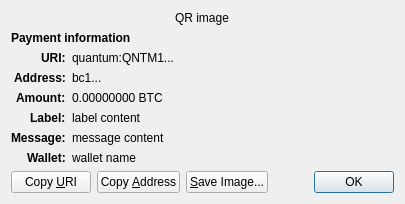
<?xml version="1.0" encoding="UTF-8"?>
<ui version="4.0">
 <class>ReceiveRequestDialog</class>
 <widget class="QDialog" name="ReceiveRequestDialog">
  <property name="geometry">
   <rect>
    <x>0</x>
    <y>0</y>
    <width>413</width>
    <height>229</height>
   </rect>
  </property>
  <property name="windowTitle">
   <string>Request payment to ...</string>
  </property>
  <layout class="QGridLayout" name="gridLayout" columnstretch="0,1">
   <property name="sizeConstraint">
    <enum>QLayout::SetFixedSize</enum>
   </property>
   <item row="0" column="0" colspan="2" alignment="Qt::AlignHCenter">
    <widget class="QRImageWidget" name="qr_code">
     <property name="text">
      <string notr="true">QR image</string>
     </property>
     <property name="textInteractionFlags">
      <set>Qt::NoTextInteraction</set>
     </property>
    </widget>
   </item>
   <item row="1" column="0" colspan="2">
    <widget class="QLabel" name="payment_header">
     <property name="font">
      <font>
       <weight>75</weight>
       <bold>true</bold>
      </font>
     </property>
     <property name="text">
      <string>Payment information</string>
     </property>
     <property name="textInteractionFlags">
      <set>Qt::NoTextInteraction</set>
     </property>
    </widget>
   </item>
   <item row="2" column="0" alignment="Qt::AlignRight|Qt::AlignTop">
    <widget class="QLabel" name="uri_tag">
     <property name="font">
      <font>
       <weight>75</weight>
       <bold>true</bold>
      </font>
     </property>
     <property name="text">
      <string notr="true">URI:</string>
     </property>
     <property name="textFormat">
      <enum>Qt::PlainText</enum>
     </property>
     <property name="textInteractionFlags">
      <set>Qt::NoTextInteraction</set>
     </property>
    </widget>
   </item>
   <item row="2" column="1" alignment="Qt::AlignTop">
    <widget class="QLabel" name="uri_content">
     <property name="text">
      <string notr="true">quantum:QNTM1...</string>
     </property>
     <property name="textFormat">
      <enum>Qt::RichText</enum>
     </property>
     <property name="wordWrap">
      <bool>true</bool>
     </property>
     <property name="textInteractionFlags">
      <set>Qt::TextSelectableByMouse</set>
     </property>
    </widget>
   </item>
   <item row="3" column="0" alignment="Qt::AlignRight|Qt::AlignTop">
    <widget class="QLabel" name="address_tag">
     <property name="font">
      <font>
       <weight>75</weight>
       <bold>true</bold>
      </font>
     </property>
     <property name="text">
      <string>Address:</string>
     </property>
     <property name="textInteractionFlags">
      <set>Qt::NoTextInteraction</set>
     </property>
    </widget>
   </item>
   <item row="3" column="1" alignment="Qt::AlignTop">
    <widget class="QLabel" name="address_content">
     <property name="text">
      <string notr="true">bc1...</string>
     </property>
     <property name="textFormat">
      <enum>Qt::PlainText</enum>
     </property>
     <property name="textInteractionFlags">
      <set>Qt::TextSelectableByMouse</set>
     </property>
    </widget>
   </item>
   <item row="4" column="0" alignment="Qt::AlignRight|Qt::AlignTop">
    <widget class="QLabel" name="amount_tag">
     <property name="font">
      <font>
       <weight>75</weight>
       <bold>true</bold>
      </font>
     </property>
     <property name="text">
      <string>Amount:</string>
     </property>
     <property name="textInteractionFlags">
      <set>Qt::NoTextInteraction</set>
     </property>
    </widget>
   </item>
   <item row="4" column="1" alignment="Qt::AlignTop">
    <widget class="QLabel" name="amount_content">
     <property name="text">
      <string notr="true">0.00000000 BTC</string>
     </property>
     <property name="textFormat">
      <enum>Qt::PlainText</enum>
     </property>
     <property name="textInteractionFlags">
      <set>Qt::TextSelectableByMouse</set>
     </property>
    </widget>
   </item>
   <item row="5" column="0" alignment="Qt::AlignRight|Qt::AlignTop">
    <widget class="QLabel" name="label_tag">
     <property name="font">
      <font>
       <weight>75</weight>
       <bold>true</bold>
      </font>
     </property>
     <property name="text">
      <string>Label:</string>
     </property>
     <property name="textInteractionFlags">
      <set>Qt::NoTextInteraction</set>
     </property>
    </widget>
   </item>
   <item row="5" column="1" alignment="Qt::AlignTop">
    <widget class="QLabel" name="label_content">
     <property name="text">
      <string notr="true">label content</string>
     </property>
     <property name="textFormat">
      <enum>Qt::PlainText</enum>
     </property>
     <property name="wordWrap">
      <bool>true</bool>
     </property>
     <property name="textInteractionFlags">
      <set>Qt::TextSelectableByMouse</set>
     </property>
    </widget>
   </item>
   <item row="6" column="0" alignment="Qt::AlignRight|Qt::AlignTop">
    <widget class="QLabel" name="message_tag">
     <property name="font">
      <font>
       <weight>75</weight>
       <bold>true</bold>
      </font>
     </property>
     <property name="text">
      <string>Message:</string>
     </property>
     <property name="textInteractionFlags">
      <set>Qt::NoTextInteraction</set>
     </property>
    </widget>
   </item>
   <item row="6" column="1" alignment="Qt::AlignTop">
    <widget class="QLabel" name="message_content">
     <property name="text">
      <string notr="true">message content</string>
     </property>
     <property name="textFormat">
      <enum>Qt::PlainText</enum>
     </property>
     <property name="wordWrap">
      <bool>true</bool>
     </property>
     <property name="textInteractionFlags">
      <set>Qt::TextSelectableByMouse</set>
     </property>
    </widget>
   </item>
   <item row="7" column="0" alignment="Qt::AlignRight|Qt::AlignTop">
    <widget class="QLabel" name="wallet_tag">
     <property name="font">
      <font>
       <weight>75</weight>
       <bold>true</bold>
      </font>
     </property>
     <property name="text">
      <string>Wallet:</string>
     </property>
     <property name="textInteractionFlags">
      <set>Qt::NoTextInteraction</set>
     </property>
    </widget>
   </item>
   <item row="7" column="1" alignment="Qt::AlignTop">
    <widget class="QLabel" name="wallet_content">
     <property name="text">
      <string notr="true">wallet name</string>
     </property>
     <property name="textFormat">
      <enum>Qt::PlainText</enum>
     </property>
     <property name="wordWrap">
      <bool>true</bool>
     </property>
     <property name="textInteractionFlags">
      <set>Qt::TextSelectableByMouse</set>
     </property>
    </widget>
   </item>
   <item row="8" column="0" colspan="2">
    <layout class="QHBoxLayout" name="horizontalLayout">
     <item>
      <widget class="QPushButton" name="btnCopyURI">
       <property name="text">
        <string>Copy &amp;URI</string>
       </property>
       <property name="autoDefault">
        <bool>false</bool>
       </property>
      </widget>
     </item>
     <item>
      <widget class="QPushButton" name="btnCopyAddress">
       <property name="text">
        <string>Copy &amp;Address</string>
       </property>
       <property name="autoDefault">
        <bool>false</bool>
       </property>
      </widget>
     </item>
     <item>
      <widget class="QPushButton" name="btnSaveAs">
       <property name="text">
        <string>&amp;Save Image...</string>
       </property>
       <property name="autoDefault">
        <bool>false</bool>
       </property>
      </widget>
     </item>
     <item>
      <spacer name="horizontalSpacer_2">
       <property name="orientation">
        <enum>Qt::Horizontal</enum>
       </property>
       <property name="sizeHint" stdset="0">
        <size>
         <width>40</width>
         <height>20</height>
        </size>
       </property>
      </spacer>
     </item>
     <item>
      <widget class="QDialogButtonBox" name="buttonBox">
       <property name="focusPolicy">
        <enum>Qt::StrongFocus</enum>
       </property>
       <property name="standardButtons">
        <set>QDialogButtonBox::Ok</set>
       </property>
      </widget>
     </item>
    </layout>
   </item>
  </layout>
 </widget>
 <customwidgets>
  <customwidget>
   <class>QRImageWidget</class>
   <extends>QLabel</extends>
   <header>qt/qrimagewidget.h</header>
  </customwidget>
 </customwidgets>
 <tabstops>
  <tabstop>buttonBox</tabstop>
  <tabstop>btnCopyURI</tabstop>
  <tabstop>btnCopyAddress</tabstop>
  <tabstop>btnSaveAs</tabstop>
 </tabstops>
 <resources/>
 <connections>
  <connection>
   <sender>buttonBox</sender>
   <signal>accepted()</signal>
   <receiver>ReceiveRequestDialog</receiver>
   <slot>accept()</slot>
   <hints>
    <hint type="sourcelabel">
     <x>135</x>
     <y>230</y>
    </hint>
    <hint type="destinationlabel">
     <x>135</x>
     <y>126</y>
    </hint>
   </hints>
  </connection>
 </connections>
</ui>
